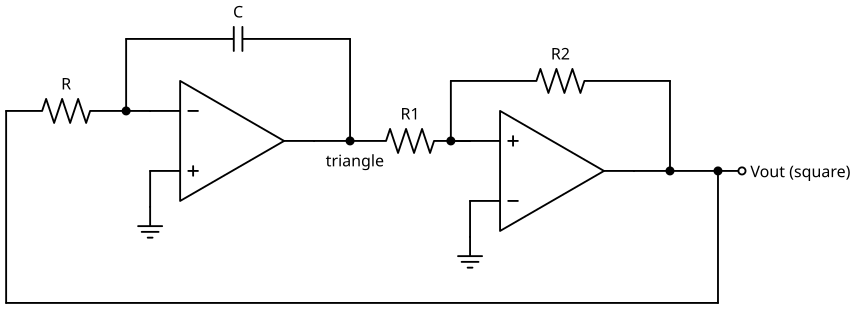

Reproduce this figure in Python.
# SPDX-License-Identifier: MIT
"""Function generator: an integrator (R, C) and a Schmitt trigger (R1, R2) in a loop.
The square wave of the Schmitt trigger is integrated into a triangle; the triangle
flips the Schmitt trigger at its thresholds."""
import sys
import pathlib

sys.path.insert(0, str(pathlib.Path(__file__).resolve().parents[2] / "tools"))
from drawing import setup_drawing  # noqa: E402
import schemdraw.elements as elm  # noqa: E402

with setup_drawing(show=False) as d:
    op1 = d.add(elm.Opamp(leads=True))
    d.add(elm.Line().at(op1.in2).down(0.75))
    d.add(elm.Ground())
    d.add(elm.Line().at(op1.in1).left(0.5))
    n = d.here
    d.add(elm.Dot())
    d.add(elm.Resistor().left().label("R"))
    a = d.here
    d.add(elm.Line().at(op1.out).right(0.75))
    tri = d.here
    d.add(elm.Dot())
    d.add(elm.Label().at((tri[0], tri[1] - 0.5)).label("triangle"))
    d.add(elm.Line().at(n).up(1.5))
    d.add(elm.Capacitor().tox(tri).label("C"))
    d.add(elm.Line().toy(tri))
    d.add(elm.Resistor().at(tri).right().label("R1"))
    op2 = d.add(elm.Opamp(leads=True).anchor("in2").right().flip())
    d.add(elm.Line().at(op2.in1).down(0.75))
    d.add(elm.Ground())
    d.add(elm.Line().at(op2.out).right(0.75))
    sq = d.here
    d.add(elm.Dot())
    d.add(elm.Line().right(1.0))
    loop = d.here
    d.add(elm.Dot())
    d.add(elm.Line().right(0.5))
    d.add(elm.Dot(open=True).label("Vout (square)", loc="right"))
    d.add(elm.Line().at(op2.in2).left(0.4))
    p = d.here
    d.add(elm.Dot())
    d.add(elm.Line().up(1.25))
    d.add(elm.Resistor().tox(sq).label("R2"))
    d.add(elm.Line().toy(sq))
    d.add(elm.Line().at(loop).down(2.75))
    d.add(elm.Line().tox(a))
    d.add(elm.Line().toy(a))
    d.save(str(pathlib.Path(__file__).with_name("circuit.svg")))
print("wrote circuit.svg")
